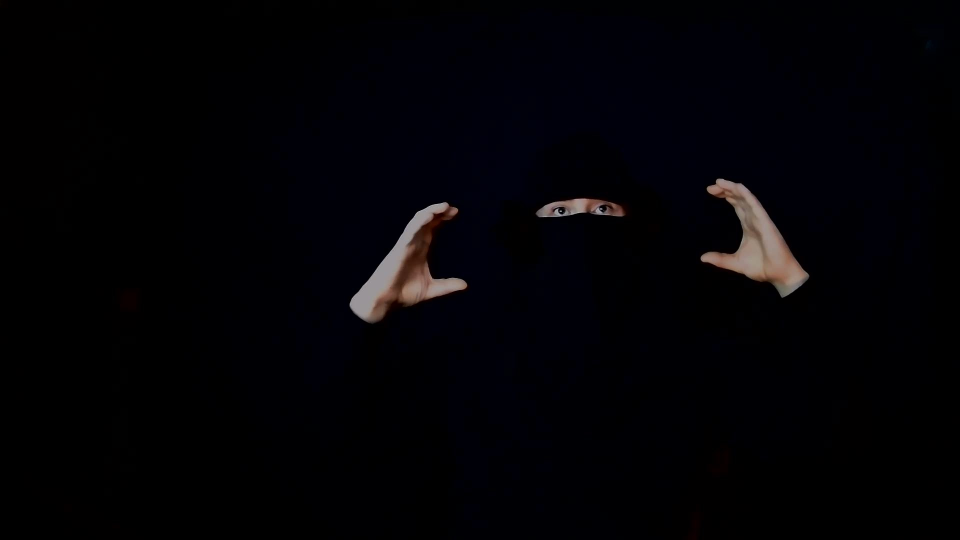
#> input picture images/C.jpg, 1920 x 1080 px (shown at 1/2 size)
$ python -i HandFinder.py   (imports and definitions only)   (older library calls are emulated)
#> lines starting #> are read from the running program, lines starting #| are printed output that depends on the picture; after the words box and inside, x2 and y2 are one past the last pixel; in counts of white or black regions, pixels touching at a corner belong together
#> further down, picture is the input picture: shape (1080, 1920, 3); mean B, G, R 5.8, 2.6, 3.2
import cv2
import numpy as np
class HandFinder:
    def __init__(self):
        pass

    def extractHands(self, frame):
        grayImage = cv2.cvtColor(frame, cv2.COLOR_BGR2GRAY)
        (thresh, hand_mask) = cv2.threshold(grayImage, 80, 255, cv2.THRESH_BINARY)
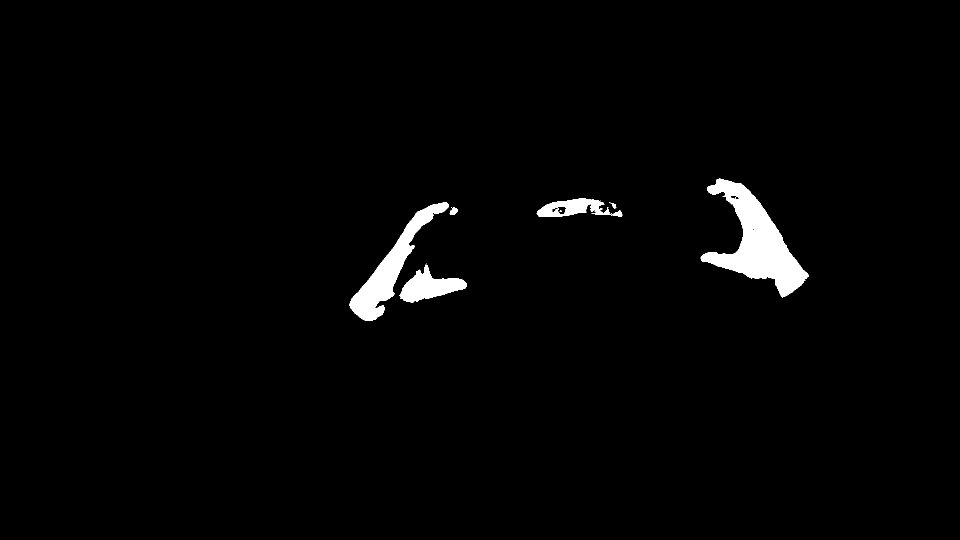
#> hand_mask: shape (1080, 1920) (shown at 1/2 size); 1.9% white; 13 white regions (7 under 20 px)

        contours, _ = cv2.findContours(hand_mask, cv2.RETR_LIST, cv2.CHAIN_APPROX_SIMPLE)
#> contours = 39 contours, 30 with area under 20; largest, box (x1, y1, x2, y2) and area: (1401, 357, 1618, 595) 19274, (699, 404, 898, 642) 10652, (799, 529, 934, 605) 4764, (1073, 397, 1245, 434) 3338, (1103, 413, 1134, 430) 284
        frame_copy = frame.copy()

        hands = []
        hand_rect = []
        for contour in contours:
            if 2000 <= cv2.contourArea(contour):
                cv2.drawContours(frame_copy, [contour], 0, (127, 127, 127), 3)
                hull_shape = cv2.convexHull(contour, returnPoints=True)

                hull = cv2.convexHull(contour, returnPoints=False)

                cv2.drawContours(frame_copy, [hull_shape], 0, (100, 100, 100), 3)
                try:

                    for point in contour:
                        if not (point[0] in hull):

                            cv2.circle(frame_copy, point, 5, [0, 0, 200], -1)
                    print("Reached")
                except Exception:
                    pass

                try:
                    defects = cv2.convexityDefects(contour, hull)
                    for point in defects:
                        if point[0, 3] > 500:
                            defect = tuple(contour[point[0, 2]][0])
                            start = tuple(contour[point[0, 0]][0])
                            end = tuple(contour[point[0, 1]][0])
                            dist = np.sqrt((start[0] - end[0]) ** 2 + (start[1] - end[1]) ** 2)
                            #print(f"norm{dist}")
                            if dist > 3:
                                cv2.line(frame_copy, start, end, [255, 0, 0], 5)
                                cv2.circle(frame_copy, defect, 5, [0, 0, 255], -1)
                except Exception as e:
                    print("defects failed")
                    print(e)
                x,y,w,h = cv2.boundingRect(contour)
                #print("test")
                hand = hand_mask[y:y+h, x:x+w]
                h_margin = int(h * 0.4)
                w_margin = int(w * 0.4)
                hand = cv2.copyMakeBorder(hand, h_margin, h_margin, w_margin, w_margin, cv2.BORDER_CONSTANT, None, [0,0,0])
                hand = cv2.morphologyEx(hand, cv2.MORPH_DILATE, cv2.getStructuringElement(cv2.MORPH_RECT, (20,20)))
                # hand_back = np.zeros(tuple(np.int(np.array(hand.shape) * np.array([1.2,1.2,1.0]))))
                # hand_back[int(h)]
                hands.append(hand)
                hand_rect.append((x,y,w,h))
#> this loop made 39 passes
#> (x, y, w, h, h_margin, w_margin) on passes 7, 28, 30, 39: (799, 529, 135, 76, 30, 54), (699, 404, 199, 238, 95, 79), (1073, 397, 172, 37, 14, 68), (1401, 357, 217, 238, 95, 86)
#> contour on passes 2, 3, 4, 5, 6, 8: [[1558, 584], [1559, 583], [1560, 584], [1559, 585]], [[782, 576], [783, 575], [784, 576], [783, 577]], [[1550, 568], [1551, 567], [1552, 568], [1551, 569]], [[1607, 560], [1608, 559], [1609, 560], [1608, 561]], [[1502, 555], [1503, 554], [1504, 555], [1503, 556]], [[853, 527]]
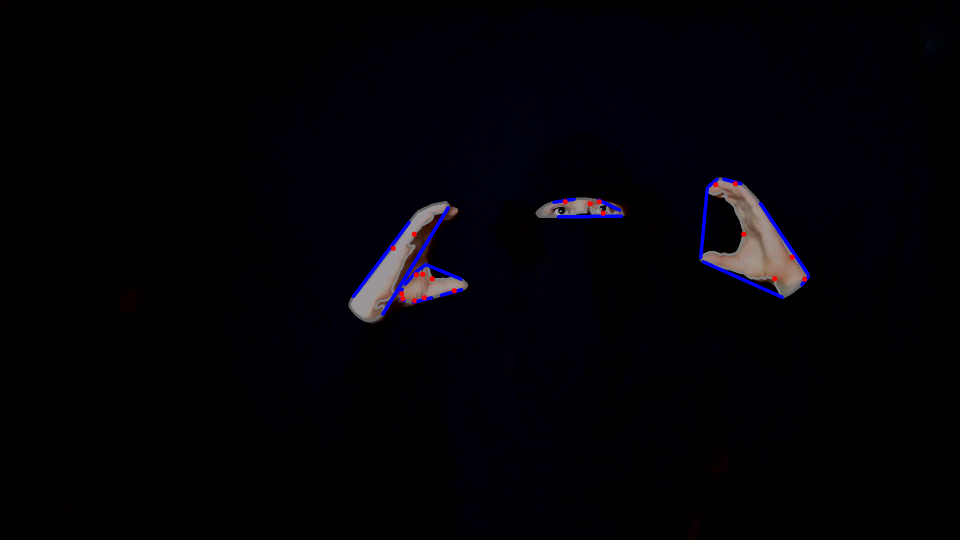
#> frame_copy: shape (1080, 1920, 3) (shown at 1/2 size); 0.92% of pixels changed, all inside (x1, y1, x2, y2) = (697, 355, 1621, 644)
#> after the loop, hand_rect = [(799, 529, 135, 76), (699, 404, 199, 238), (1073, 397, 172, 37), (1401, 357, 217, 238)]; hands = 4 items
        return frame_copy, hands, hand_rect

>>> import cv2
>>> picture = cv2.imread('images/C.jpg')
>>> result = HandFinder().extractHands(picture)

$ run again, on images/DoubleOk.jpg
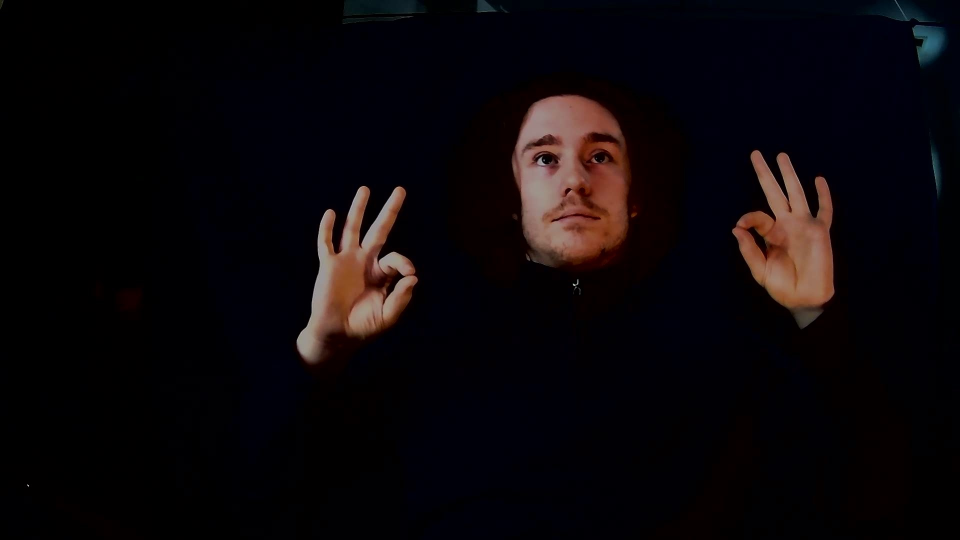
#> input picture images/DoubleOk.jpg, 1920 x 1080 px (shown at 1/2 size)
#> picture is the input picture: shape (1080, 1920, 3); mean B, G, R 9.8, 6.9, 11.1
#> in extractHands, `(thresh, hand_mask) = cv2.threshold(grayImage, 80, 255, cv2.THRESH_BIN..`:
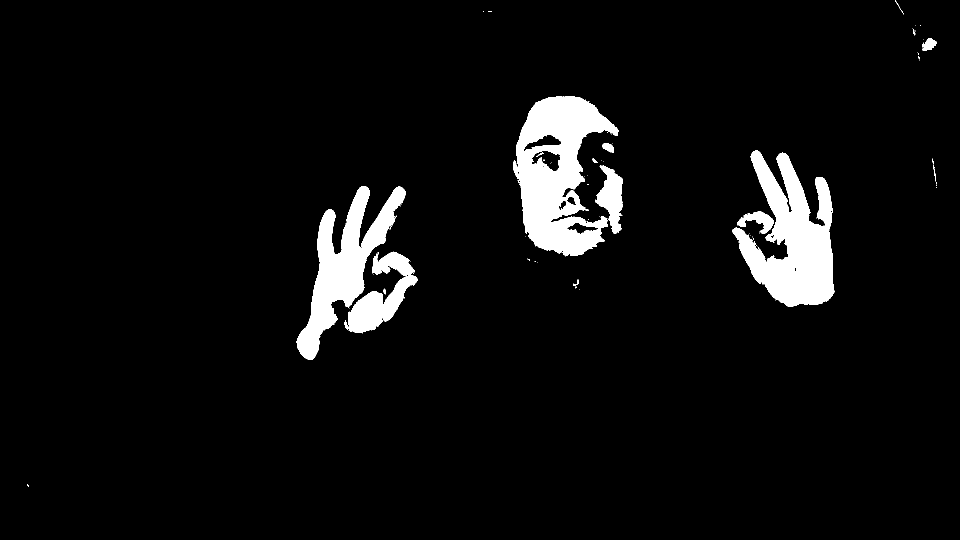
#> hand_mask: shape (1080, 1920) (shown at 1/2 size); 5.4% white; 72 white regions (57 under 20 px)
#> contours = 135 contours, 117 with area under 20; largest, box (x1, y1, x2, y2) and area: (1026, 192, 1237, 513) 39662, (1465, 301, 1669, 614) 32898, (593, 372, 811, 720) 24324, (689, 503, 835, 667) 9147, (1191, 331, 1245, 468) 3909
#> the loop in extractHands, `for contour in contours:` made 135 passes
#> (x, y, w, h, h_margin, w_margin) on passes 26, 86, 95, 110, 117: (689, 503, 146, 164, 65, 58), (593, 372, 218, 348, 139, 87), (1191, 331, 54, 137, 54, 21), (1465, 301, 204, 313, 125, 81), (1026, 192, 211, 321, 128, 84)
#> after the loop in extractHands, `for contour in contours:`:
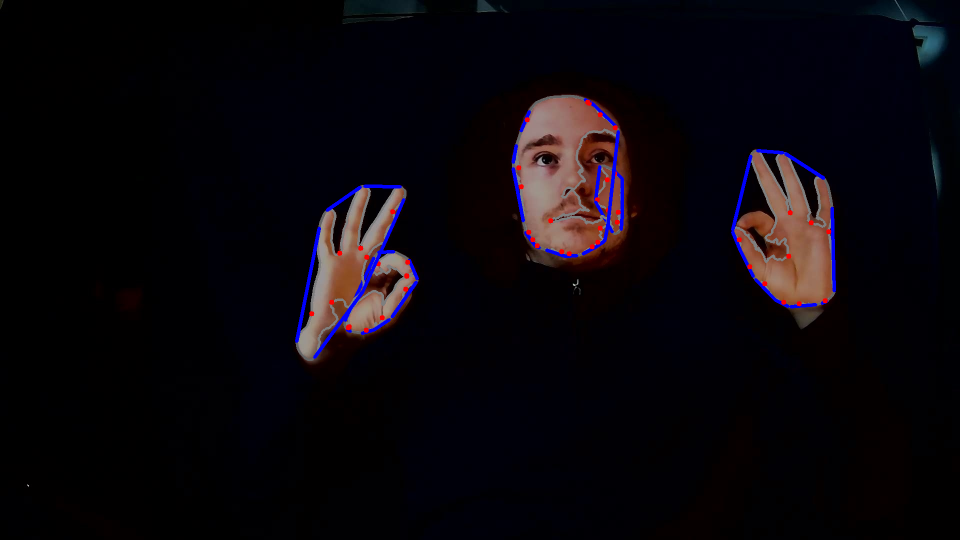
#> frame_copy: shape (1080, 1920, 3) (shown at 1/2 size); 1.91% of pixels changed, all inside (x1, y1, x2, y2) = (590, 190, 1672, 722)
#> after the loop in extractHands, `for contour in contours:`: hand_rect = [(689, 503, 146, 164), (593, 372, 218, 348), (1191, 331, 54, 137), (1465, 301, 204, 313), (1026, 192, 211, 321)]; hands = 5 items
